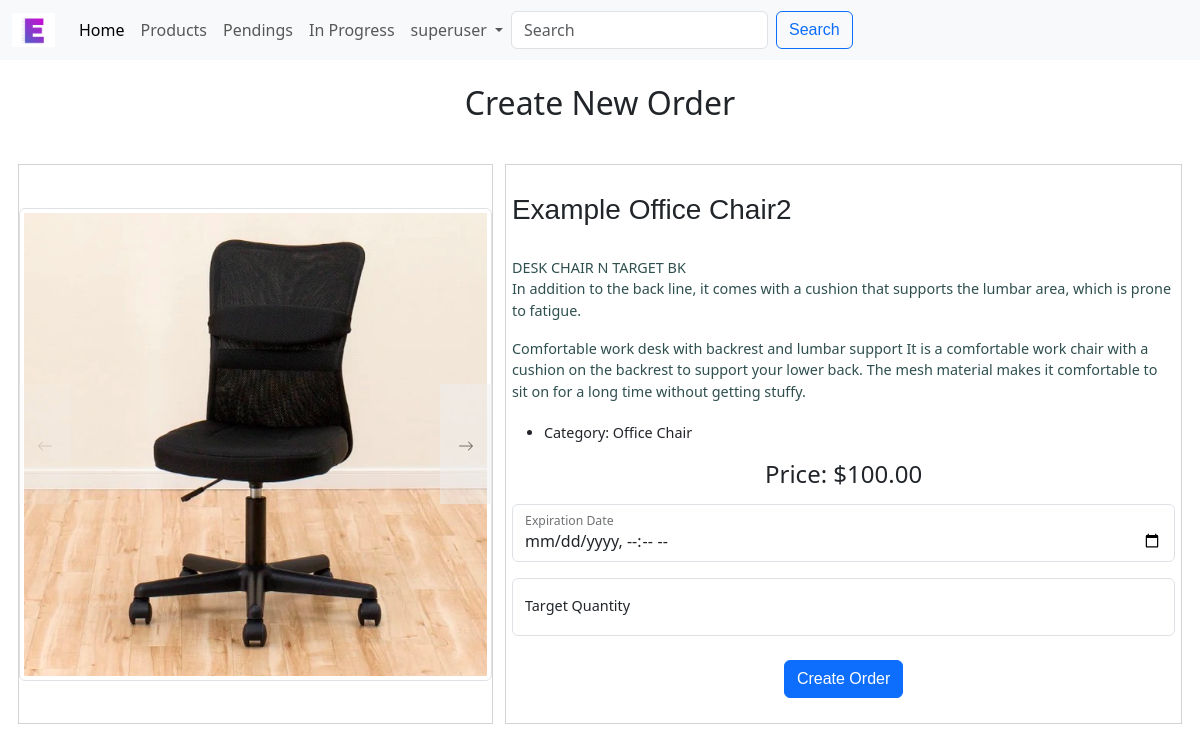
The page /create_order/details/Example Office Chair2 (signed in) on the database its author committed.
### esb/models.py (models this page shows, shortened)
class User(AbstractUser):
    email_token = models.CharField(max_length=200)
    email_is_verified = models.BooleanField(default=False)

class ProductImage(models.Model):
    product = models.ForeignKey(
        Product, on_delete=models.CASCADE, related_name="product_image")
    image = models.ImageField(upload_to="esb/static/esb/image")
    index = models.PositiveIntegerField(default=1, editable=False)
    class Meta:
        ordering = ["-product__id", "index"]

class Product(models.Model):
    title = models.CharField(max_length=100)
    description = models.TextField(max_length=1000)
    category = models.ForeignKey(
        Category,
        on_delete=models.SET_NULL,
        blank=True,
        null=True,
        related_name="categories",
    )
    price = models.DecimalField(max_digits=10, decimal_places=2)
    active = models.BooleanField(default=False)
    created_at = models.DateTimeField(auto_now_add=True)
    updated_at = models.DateTimeField(auto_now=True)
    class Meta:
        ordering = ["-active", "id"]

class Category(models.Model):
    title = models.CharField(max_length=32, null=True, blank=True)
    type = models.CharField(max_length=32)
    def __str__(self):
        if self.title:
            return self.title
        else:
            return self.type
    class Meta:
        verbose_name_plural = "Categories"
        ordering = ["type", "title"]

### esb/views.py (the view, shortened to what this page needs)
@csrf_exempt
def create_order_details(request, product_title):
    if not request.user.is_staff:
        messages.warning(request, "You are not allowed to do this operation.")
        return redirect('/')
    try:
        product = Product.objects.get(title=product_title)
    except Product.DoesNotExist:
        messages.warning(request, "Product does not exists.")
        return redirect('create_order')
    if request.method == "GET":
        return render(request, "esb/create_order.html", {
            "product": product
        })

### esb/templates/esb/create_order.html (shortened to what this page needs)
{% extends 'esb/layout.html' %}
{% load static %}
{% block body %}
    <div style="text-align:center;">
        <p class="padding1 h2">Create New Order</p>
    </div>
    {% if not product %}
        <div class="container">
            <div class="row">
                <div class="col-md-8 mx-auto">
                        <select id="type-category" class="form-select form-select-sm mt-3" aria-label=".form-select-sm example"
                            name="type-category" onchange="updateSubCategories()">
                            <option selected>Category</option>
                            {% for type, type_categories in categories.items %}
                            <option value="{{ type }}">{{ type }}</option>
                            {% endfor %}
                        </select>
                        <select id="sub-category" class="form-select form-select-sm mt-3" aria-label=".form-select-sm example"
                            name="sub-category" style="display:none;" onchange="updateProduct()">
                            <option selected>Sub Category</option>
                        </select>
                        <select id="product-select" class="form-select form-select-sm mt-3" aria-label=".form-select-sm example"
                            name="product-select" style="display:none;">
                            <option selected>Product</option>
                        </select>
                        <div id="create-next" class="text-center mt-3" style="display:none">
                            <button id="btn-create-next" class="btn btn-primary">Next</button>
                        </div>
                </div>
            </div>
        </div>
    {% else %}
        <div id="div-order">
            <div id="div-order-img">
                {% for image in product.product_image.all %}
                <img src="{{ image.image.url }}" alt="{{ image.product.title }}" class="img-thumbnail" style="display:none;"
                    id="index{{ image.index }}">
                {% endfor %}
                <button id="prev-image" onclick="toggleImage('prev')">
                    <svg xmlns="http://www.w3.org/2000/svg" width="16" height="16" fill="currentColor" class="bi bi-arrow-left"
                        viewBox="0 0 16 16">
                        <path fill-rule="evenodd"
                            d="M15 8a.5.5 0 0 0-.5-.5H2.707l3.147-3.146a.5.5 0 1 0-.708-.708l-4 4a.5.5 0 0 0 0 .708l4 4a.5.5 0 0 0 .708-.708L2.707 8.5H14.5A.5.5 0 0 0 15 8z" />
                    </svg>
                </button>
                <button id="next-image" onclick="toggleImage('next')">
                    <svg xmlns="http://www.w3.org/2000/svg" width="16" height="16" fill="currentColor" class="bi bi-arrow-right"
                        viewBox="0 0 16 16">
                        <path fill-rule="evenodd"
                            d="M1 8a.5.5 0 0 1 .5-.5h11.793l-3.147-3.146a.5.5 0 0 1 .708-.708l4 4a.5.5 0 0 1 0 .708l-4 4a.5.5 0 0 1-.708-.708L13.293 8.5H1.5A.5.5 0 0 1 1 8z" />
                    </svg>
                </button>
            </div>
            <div id="div-order-body">
                <br>
                <h3 style="font-family: sans-serif;min-height:2em;">{{ product.title }}</h3>
                <div id="div-body-description">
                    {{ product.description | linebreaks }}
                </div>
                <br>
                <ul>
                    <li>Category: {{ product.category }}</li>
                </ul>
                <h4 style="text-align:center;">Price: ${{ product.price }}</h4>
                <div style="text-align:center;padding-top:1%;">
                    <form method="POST" action="{% url 'create_order_details' product.title %}">
                        <div class="form-floating mb-3">
                            <input type="datetime-local" class="form-control" id="expiration-date" name="expiration-date" placeholder="Expiration Date">
                            <label for="expiration-date">Expiration Date</label>
                        </div>
                        <div class="form-floating">
                            <input type="number" class="form-control" id="target-quantity" name="target-quantity" placeholder="Target Quantity">
                            <label for="target-quantity">Target Quantity</label>
                        </div>
                        <div class="mt-4">
                            <button type="submit" class="btn btn-primary">Create Order</button>
                        </div>
                    </form>
                </div>
            </div>
        </div>
    {% endif %}
{% endblock %}

### esb/templates/esb/layout.html (shortened to what this page needs)
{% load static %}
<!DOCTYPE html>
<html lang="en">
    <head>
        <link href="https://cdn.jsdelivr.net/npm/bootstrap@5.3.0-alpha1/dist/css/bootstrap.min.css" rel="stylesheet"
>
        <link rel="stylesheet" href="{% static 'esb/styles.css' %}">
    </head>
    <body>
        <nav class="navbar navbar-expand-lg bg-body-tertiary fixed-top">
            <div class="container-fluid">
                <a class="navbar-brand" href="#">
                    <img src="{% static 'esb/image/ESB.jpg' %}" alt="Esb" width="43" height="34">
                </a>
                <div class="collapse navbar-collapse" id="navbarNavDropdown" style="text-align:center;">
                    <ul class="navbar-nav">
                        <li class="nav-item">
                            <a class="nav-link active" aria-current="page" href="{% url 'index' %}">Home</a>
                        </li>
                        <li class="nav-item">
                            <a class="nav-link" href="{% url 'category' %}">Products</a>
                        </li>
                        <li class="nav-item">
                            <a class="nav-link" href="{% url 'pendings' %}">Pendings</a>
                        </li>
                        <li class="nav-item">
                            <a class="nav-link" href="{% url 'inprogress' %}">In Progress</a>
                        </li>
                        {% if request.user.is_authenticated %}
                        <li class="nav-item dropdown" style="text-align:center;">
                            <a class="nav-link dropdown-toggle" href="#" role="button" data-bs-toggle="dropdown" aria-expanded="false">
                                {{ user.username }}
                            </a>
                        </li>
                        {% endif %}
                    </ul>
                    <form action="{% url 'search_products' %}"class="d-flex" role="search" method="get">
                        <input class="form-control me-2" type="search" placeholder="Search" aria-label="Search" name="q">
                        <button class="btn btn-outline-primary" type="submit">Search</button>
                    </form>
                </div>
            </div>
        </nav>
    {% block body %}
    {% endblock %}
    </body>
</html>

### esb/static/esb/styles.css (style rules this page uses)
body { padding-top: 3.75rem; padding-bottom: 3.75rem; }
.btn { font-family: 'Gill Sans', 'Gill Sans MT', Calibri, 'Trebuchet MS', sans-serif; }
.padding1 { padding: 2%; }
@media (min-width: 1001px) { #div-order { margin: 1%; width: 99vw; height: 70vh; font-size: calc(0.6rem + 0.4vw); } }
@media (min-width: 1001px) { #div-order-img { display: flex; justify-content: center; align-items: center; margin: 0 auto; float: left; width: 40%; height: 100%; border: solid 1px #d3d3d3; margin: 0.5%; position:relative; } }
@media (min-width: 1001px) { #div-order-body { float: left; text-align: left; margin: 0.5%; padding: 0.5%; width: 57%; border: solid 1px #d3d3d3; height: 100%; } }
@media (min-width: 1001px) { #div-body-description { width: 100%; height: 10em; overflow: scroll; color: darkslategray; } }
#prev-image, #next-image { position: absolute; top: 50%; transform: translateY(-50%); opacity: 0.5; width: calc(1rem + 3vw); height: calc(5rem + 5vh); border-radius: 1%; border: none; }
#prev-image { left: 0; }
#next-image { right: 0; }

### rows shown on the page
User: username "superuser"
ProductImage: image (picture)
Product: title "Example Office Chair2", description "DESK CHAIR N TARGET BK In addition to the back line, it comes with a cushion that supports the lumbar area, which is prone to fatigue. Comfortable work desk with backrest and lumbar support It is a comfortable work chair with a cushion on the backrest to support your lower back. The mesh material makes it comfortable to sit on for a long time without getting stuffy.", category "Office Chair", price "100.00"
